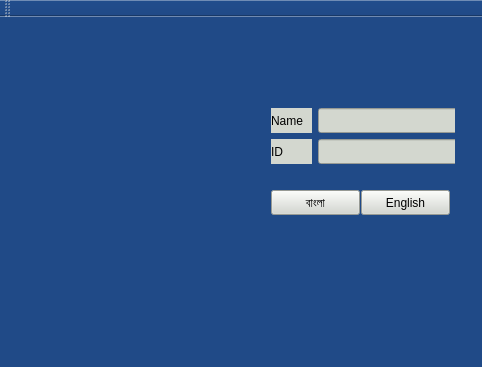
<?xml version="1.0" encoding="UTF-8"?>
<ui version="4.0">
 <class>MainWindow</class>
 <widget class="QMainWindow" name="MainWindow">
  <property name="geometry">
   <rect>
    <x>0</x>
    <y>0</y>
    <width>482</width>
    <height>367</height>
   </rect>
  </property>
  <property name="windowTitle">
   <string>BIAM Foundation</string>
  </property>
  <property name="styleSheet">
   <string notr="true">background-color: rgb(32, 74, 135);</string>
  </property>
  <widget class="QWidget" name="centralWidget">
   <widget class="QLabel" name="label">
    <property name="geometry">
     <rect>
      <x>10</x>
      <y>50</y>
      <width>231</width>
      <height>201</height>
     </rect>
    </property>
    <property name="minimumSize">
     <size>
      <width>231</width>
      <height>0</height>
     </size>
    </property>
    <property name="text">
     <string/>
    </property>
    <property name="pixmap">
     <pixmap>../../Downloads/logo2.png</pixmap>
    </property>
   </widget>
   <widget class="QWidget" name="">
    <property name="geometry">
     <rect>
      <x>260</x>
      <y>60</y>
      <width>195</width>
      <height>171</height>
     </rect>
    </property>
    <layout class="QVBoxLayout" name="verticalLayout_2">
     <item>
      <layout class="QVBoxLayout" name="verticalLayout">
       <item>
        <layout class="QHBoxLayout" name="horizontalLayout">
         <item>
          <widget class="QLabel" name="label_2">
           <property name="minimumSize">
            <size>
             <width>41</width>
             <height>25</height>
            </size>
           </property>
           <property name="maximumSize">
            <size>
             <width>41</width>
             <height>25</height>
            </size>
           </property>
           <property name="styleSheet">
            <string notr="true">background-color: rgb(211, 215, 207);</string>
           </property>
           <property name="text">
            <string>Name</string>
           </property>
          </widget>
         </item>
         <item>
          <widget class="QLineEdit" name="lineEdit_name">
           <property name="minimumSize">
            <size>
             <width>142</width>
             <height>25</height>
            </size>
           </property>
           <property name="maximumSize">
            <size>
             <width>142</width>
             <height>25</height>
            </size>
           </property>
           <property name="styleSheet">
            <string notr="true">background-color: rgb(211, 215, 207);</string>
           </property>
          </widget>
         </item>
        </layout>
       </item>
       <item>
        <layout class="QHBoxLayout" name="horizontalLayout_2">
         <item>
          <widget class="QLabel" name="label_3">
           <property name="minimumSize">
            <size>
             <width>41</width>
             <height>25</height>
            </size>
           </property>
           <property name="maximumSize">
            <size>
             <width>41</width>
             <height>25</height>
            </size>
           </property>
           <property name="styleSheet">
            <string notr="true">background-color: rgb(211, 215, 207);</string>
           </property>
           <property name="text">
            <string>ID</string>
           </property>
          </widget>
         </item>
         <item>
          <widget class="QLineEdit" name="lineEdit_id">
           <property name="minimumSize">
            <size>
             <width>142</width>
             <height>25</height>
            </size>
           </property>
           <property name="maximumSize">
            <size>
             <width>142</width>
             <height>25</height>
            </size>
           </property>
           <property name="styleSheet">
            <string notr="true">background-color: rgb(211, 215, 207);</string>
           </property>
          </widget>
         </item>
        </layout>
       </item>
      </layout>
     </item>
     <item>
      <layout class="QHBoxLayout" name="horizontalLayout_3">
       <item>
        <widget class="QPushButton" name="pushButton_bangla">
         <property name="minimumSize">
          <size>
           <width>89</width>
           <height>25</height>
          </size>
         </property>
         <property name="maximumSize">
          <size>
           <width>89</width>
           <height>25</height>
          </size>
         </property>
         <property name="styleSheet">
          <string notr="true">background-color: rgb(211, 215, 207);</string>
         </property>
         <property name="text">
          <string>বাংলা</string>
         </property>
        </widget>
       </item>
       <item>
        <widget class="QPushButton" name="pushButton_english">
         <property name="minimumSize">
          <size>
           <width>89</width>
           <height>25</height>
          </size>
         </property>
         <property name="maximumSize">
          <size>
           <width>89</width>
           <height>25</height>
          </size>
         </property>
         <property name="styleSheet">
          <string notr="true">background-color: rgb(211, 215, 207);</string>
         </property>
         <property name="text">
          <string>English</string>
         </property>
        </widget>
       </item>
      </layout>
     </item>
    </layout>
   </widget>
  </widget>
  <widget class="QMenuBar" name="menuBar">
   <property name="geometry">
    <rect>
     <x>0</x>
     <y>0</y>
     <width>482</width>
     <height>22</height>
    </rect>
   </property>
  </widget>
  <widget class="QToolBar" name="mainToolBar">
   <attribute name="toolBarArea">
    <enum>TopToolBarArea</enum>
   </attribute>
   <attribute name="toolBarBreak">
    <bool>false</bool>
   </attribute>
  </widget>
  <widget class="QStatusBar" name="statusBar"/>
 </widget>
 <layoutdefault spacing="6" margin="11"/>
 <resources/>
 <connections/>
</ui>
